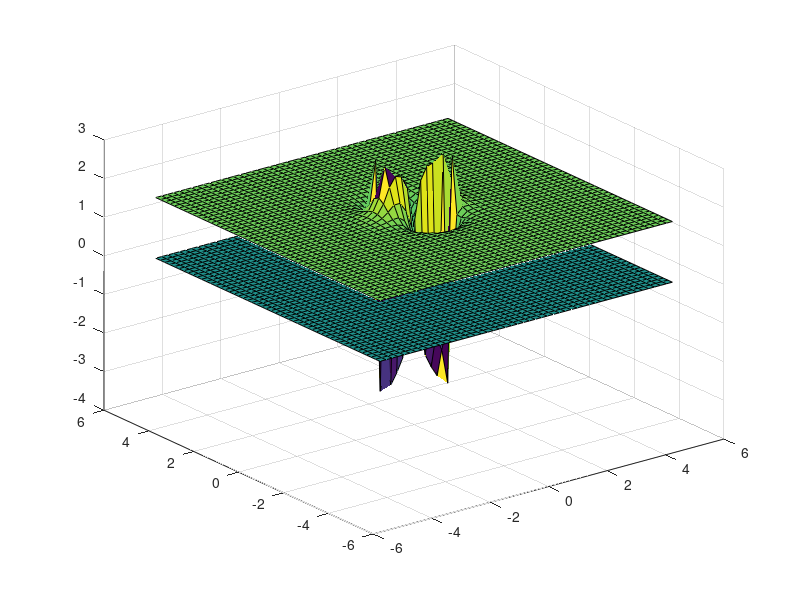
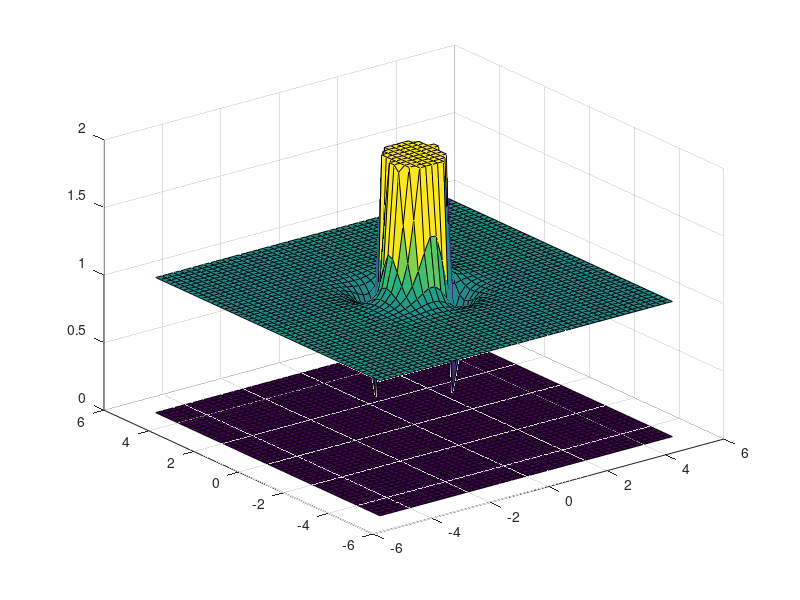

The MATLAB source for these figures, in order:
clear all;
clc;

N = 50;
x = linspace(5,-5,N);
y = x;
[X,Y] = meshgrid(x);
F1 = 0*X;
F2 = 0*X;

Be = 1;
THEe = pi/2;
Bex = Be*sin(THEe);
Bey = Be*cos(THEe);
A = 1;

for i = 1:N
    for j = 1:N
        R = X(i,j)*X(i,j) +  Y(i,j)*Y(i,j);
        THE = atan2(X(i,j),Y(i,j));
        
        Bx = Bex + A*3*sin(THE)*cos(THE)/(R^3);
        By = Bey + A*(3*cos(THE)*cos(THE) - 1)/(R^3);
        
        F1(i,j) = atan2(Bx,By);
        F2(i,j) = sqrt(Bx^2+ By^2);
        if F2(i,j) > 2
            F2(i,j) = 2;
        end
    end
end

Plate = 0*F1;

figure(1)
surf(X,Y,F1);
hold on
surf(X,Y,Plate);

figure(2)
surf(X,Y,F2);
hold on
surf(X,Y,Plate);

hold off